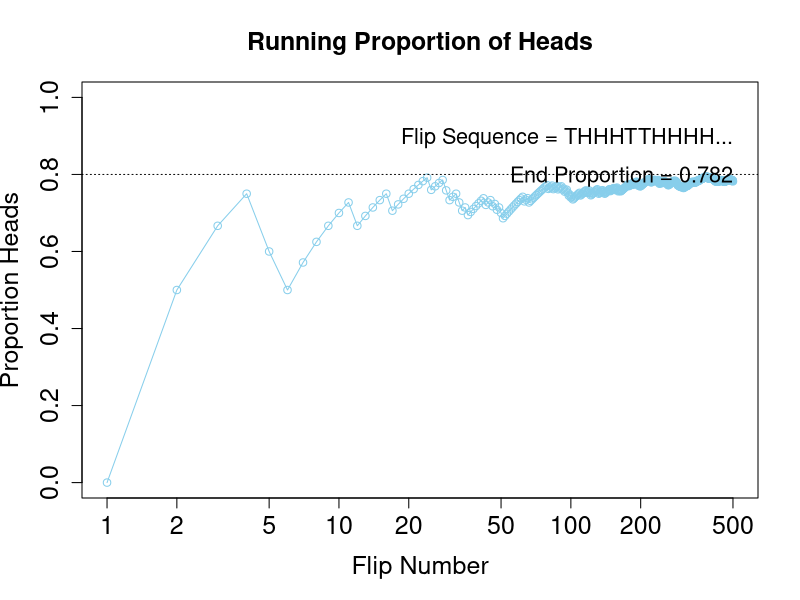

The R source for this figure:
#Exercise 4.2, Lisa H.

N = 500 # Specify the total number of flips, denoted N.
pHeads = 0.8 # Specify underlying probability of heads.
# Flip a coin N times and compute the running proportion of heads at each flip.
# Generate a random sample of N flips (heads=1, tails=0):
flipSequence = sample( x=c(0,1), prob=c(1-pHeads,pHeads), size=N, replace=TRUE )
# Compute the running proportion of heads:
r = cumsum( flipSequence ) # Cumulative sum: Number of heads at each step.
n = 1:N                    # Number of flips at each step.
runProp = r / n            # Component by component division.
# Graph the running proportion:
plot( n , runProp , type="o" , log="x" , col="skyblue" ,
      xlim=c(1,N) , ylim=c(0.0,1.0) , cex.axis=1.5 ,
      xlab="Flip Number" , ylab="Proportion Heads" , cex.lab=1.5 ,
      main="Running Proportion of Heads" , cex.main=1.5 )
# Plot a dotted horizontal reference line:
abline( h=pHeads , lty="dotted" )
# Display the beginning of the flip sequence:
flipLetters = paste( c("T","H")[flipSequence[1:10]+1] , collapse="" )
displayString = paste0( "Flip Sequence = " , flipLetters , "..." )
text( N , .9 , displayString , adj=c(1,0.5) , cex=1.3 )
# Display the relative frequency at the end of the sequence.
text( N , .8 , paste("End Proportion =",runProp[N]) , adj=c(1,0.5) , cex=1.3 )